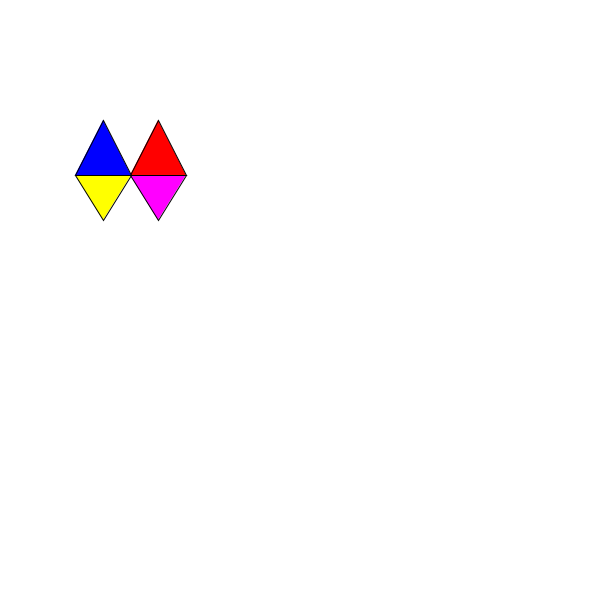
Frame 1 (no input)
Frame 60 (the mouse pressed at the canvas centre just before this capture): identical to frame 1, image omitted
Frame 120 (the mouse held since frame 60 and released just before this capture): identical to frame 1, image omitted

The Processing sketch that drew this single still picture (run headless with seeded random() and noise(); from frame 60 on, the mouse is pressed at the canvas centre):

// Processing sketch: refleksi
// ── refleksi.pde
void setup(){
  size(600,600);
}
void draw(){
  background(255);
  fill(255,0,0);
  triangle(130, 175, 158, 120, 186, 175);
  fill(255,0,255);
  triangle(130, 175, 158, 220, 186, 175);
  fill(0,0,255);
  triangle(75, 175, 103, 120, 131, 175);
  fill(255,255,0);
  triangle(75, 175, 103, 220, 131, 175);
}
